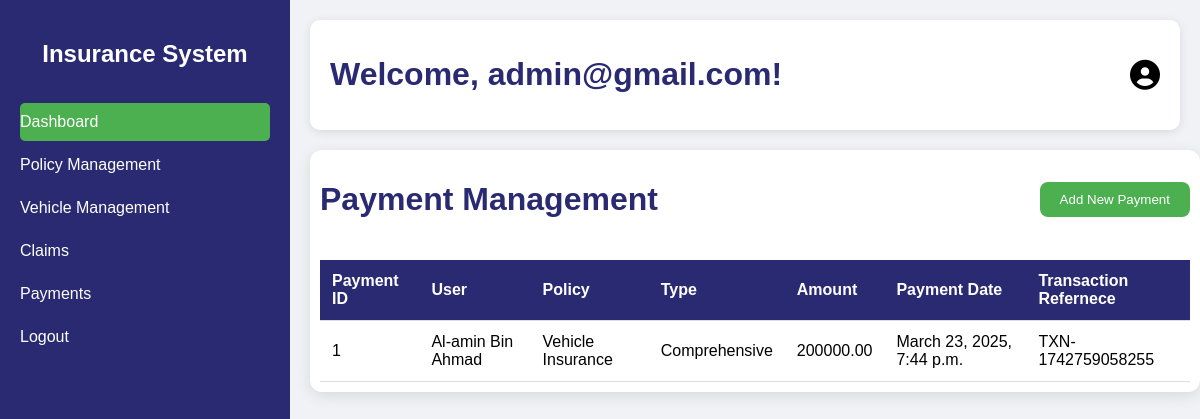
Screenshot of /view-payments/ (signed in) with the database file from the repository.
### CIApp/models.py (models this page shows, shortened)
class Payment(models.Model):
    user = models.ForeignKey(User, on_delete=models.CASCADE)
    policy = models.ForeignKey(InsurancePolicy, on_delete=models.CASCADE)
    amount = models.DecimalField(max_digits=10, decimal_places=2)
    payment_date = models.DateTimeField(auto_now_add=True)
    transaction_reference = models.CharField(max_length=100, unique=True)

class InsurancePolicy(models.Model):
    POLICY_TYPES = [
        ('third-party', 'Third-Party'),
        ('comprehensive', 'Comprehensive'),
    ]
    policy_name = models.CharField(max_length=100)
    policy_type = models.CharField(max_length=20, choices=POLICY_TYPES)
    coverage_details = models.TextField()
    premium_amount = models.DecimalField(max_digits=10, decimal_places=2)
    duration_months = models.PositiveIntegerField()  # Policy duration in months

### CIApp/views.py (the view)
# urls.py: path('view-payments/', views.view_payments, name="view-payments"),
@login_required(login_url='/login')
def view_payments(request):
    current_user = request.user
    user_payments = Payment.objects.filter(user=current_user)
    all_payments = Payment.objects.all()
    context = {
        "user": current_user,
        "user_payments": user_payments,
        "all_payments": all_payments
    }
    return render(request, 'view-payments.html', context)

### templates/view-payments.html (shortened to what this page needs)
{% extends "base.html" %}
{% load static %}
{% block Css %}
<link rel="stylesheet" href="{% static 'css/policy-management.css' %}">
{% endblock %}
{% block content %}
<div class="policy-container">
    <header>
        <h1>Payment Management</h1>
        <a href="/payment/"><button class="btn-add">Add New Payment</button></a>
    </header>
    <table>
        <thead>
            <tr>
                <th>Payment ID</th>
                <th>User</th>
                <th>Policy</th>
                <th>Type</th>
                <th>Amount</th>
                <th>Payment Date</th>
                <th>Transaction Refernece</th>
            </tr>
        </thead>
        {% if user.is_superuser %}
        <tbody>
            {% if all_payments %}
            {% for payment in all_payments %}
            <tr>
                <td>{{payment.id}}</td>
                <td>{{payment.user.first_name}}</td>
                <td>{{payment.policy.policy_name}}</td>
                <td>{{payment.policy.policy_type}}</td>
                <td>{{payment.amount}}</td>
                <td>{{payment.payment_date}}</td>
                <td>{{payment.transaction_reference}}</td>
            </tr>
            {% endfor %}
            {% endif %}
        </tbody>
        {% endif %}
    </table>
</div>
{% endblock %}

### templates/base.html (shortened to what this page needs)
{% load static %}
<!DOCTYPE html>
<html lang="en">
<head>
    <link rel="stylesheet" href="{% static 'css/dash.css' %}">
    <link rel="stylesheet" href="{% static 'fontawesome-free/css/all.min.css' %}">
    {% block Css %}{% endblock %}
</head>
<body>
    <div class="dashboard-container">
        <aside class="sidebar">
            <h2>Insurance System</h2>
            <nav>
                <a href="/dash/" class="active">Dashboard</a>
                {% if user.is_superuser %}
                <a href="/policy-management/">Policy Management</a>
                {% endif %}
                <a href="/vehicle/">Vehicle Management</a>
                <a href="/claims/">Claims</a>
                <a href="/view-payments/">Payments</a>
                <a href="/logout/">Logout</a>
            </nav>
        </aside>
        <main class="main-content">
            <header class="dashboard-header">
                {% if not user.is_superuser %}
                <h1>Welcome, {{user.first_name}}!</h1>
                {% else %}
                <h1>Welcome, {{user.email}}!</h1>
                {% endif %}
                <div class="user-info">
                    <i class="fa fa-user-circle" style="font-size: 30px;"></i>
                </div>
            </header>
            {% block content %}{% endblock %}
        </main>
    </div>
</body>
</html>

### static/css/dash.css (style rules this page uses)
body { display: flex; height: 100vh; margin: 0; font-family: Arial, sans-serif; background-color: #f0f2f5; }
.dashboard-container { display: flex; width: 100%; }
.sidebar { width: 250px; background-color: #2A2A72; color: #fff; display: flex; flex-direction: column; padding: 20px; }
.sidebar h2 { text-align: center; margin-bottom: 30px; }
.sidebar nav a { display: block; color: #fff; text-decoration: none; padding: 10px 0; margin: 5px 0; border-radius: 5px; transition: background 0.3s ease; }
.sidebar nav a.active, .sidebar nav a:hover { background-color: #4CAF50; }
.main-content { flex: 1; padding: 20px; }
.dashboard-header { display: flex; justify-content: space-between; align-items: center; background-color: #fff; padding: 15px 20px; border-radius: 10px; box-shadow: 0 2px 10px rgba(0, 0, 0, 0.1); margin-bottom: 20px; }

### static/css/policy-management.css (style rules this page uses)
.policy-container { background-color: #fff; border-radius: 12px; box-shadow: 0 4px 15px rgba(0, 0, 0, 0.1); padding: 10px; width: 100%; }
header { display: flex; justify-content: space-between; align-items: center; margin-bottom: 20px; }
h1 { color: #2A2A72; }
.btn-add { background-color: #4CAF50; color: #fff; border: none; padding: 10px 20px; border-radius: 8px; cursor: pointer; }
table { width: 100%; border-collapse: collapse; }
thead { background-color: #2A2A72; color: #fff; }
td, th { padding: 12px; text-align: left; border-bottom: 1px solid #ddd; }

### rows the page displays
Payment: id "1", user.first_name "Al-amin Bin Ahmad", policy.policy_name "Vehicle Insurance", policy.policy_type "Comprehensive", amount "200000.00", payment_date "March 23, 2025, 7:44 p.m.", transaction_reference "TXN-1742759058255"

### other values shown
{{ user.email }} "admin@gmail.com"
